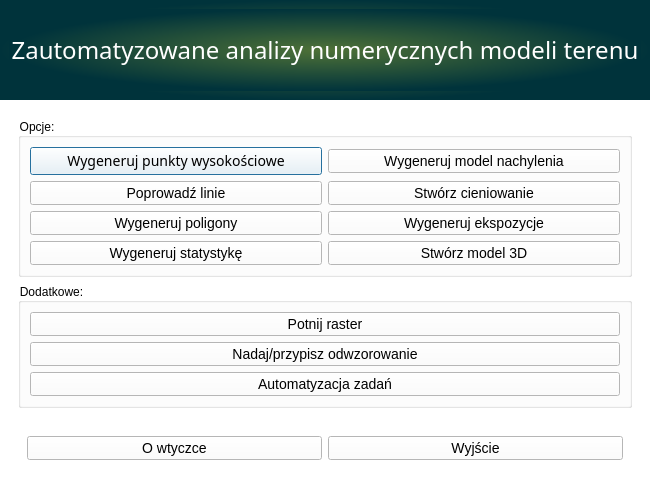
<?xml version="1.0" encoding="UTF-8"?>
<ui version="4.0">
 <class>mainui</class>
 <widget class="QDialog" name="mainui">
  <property name="enabled">
   <bool>true</bool>
  </property>
  <property name="geometry">
   <rect>
    <x>0</x>
    <y>0</y>
    <width>650</width>
    <height>487</height>
   </rect>
  </property>
  <property name="sizePolicy">
   <sizepolicy hsizetype="Expanding" vsizetype="Expanding">
    <horstretch>0</horstretch>
    <verstretch>0</verstretch>
   </sizepolicy>
  </property>
  <property name="minimumSize">
   <size>
    <width>650</width>
    <height>480</height>
   </size>
  </property>
  <property name="font">
   <font>
    <family>Segoe UI</family>
    <pointsize>10</pointsize>
    <weight>50</weight>
    <italic>false</italic>
    <bold>false</bold>
   </font>
  </property>
  <property name="windowTitle">
   <string>Analiza numerycznych modeli terenu</string>
  </property>
  <property name="accessibleName">
   <string notr="true"/>
  </property>
  <property name="styleSheet">
   <string notr="true">QComboBox {
	color: rgb(0,0,0);
}
* {
	background-color: rgb(255, 255, 255);
    font: 10pt &quot;Segoe UI&quot;; 
}

</string>
  </property>
  <property name="sizeGripEnabled">
   <bool>false</bool>
  </property>
  <property name="modal">
   <bool>false</bool>
  </property>
  <layout class="QGridLayout" name="gridLayout">
   <property name="sizeConstraint">
    <enum>QLayout::SetNoConstraint</enum>
   </property>
   <property name="leftMargin">
    <number>0</number>
   </property>
   <property name="topMargin">
    <number>0</number>
   </property>
   <property name="rightMargin">
    <number>0</number>
   </property>
   <property name="bottomMargin">
    <number>0</number>
   </property>
   <property name="spacing">
    <number>0</number>
   </property>
   <item row="0" column="0">
    <widget class="QFrame" name="frame">
     <property name="frameShape">
      <enum>QFrame::NoFrame</enum>
     </property>
     <property name="frameShadow">
      <enum>QFrame::Raised</enum>
     </property>
     <property name="lineWidth">
      <number>0</number>
     </property>
     <layout class="QVBoxLayout" name="verticalLayout">
      <property name="spacing">
       <number>0</number>
      </property>
      <property name="leftMargin">
       <number>0</number>
      </property>
      <property name="topMargin">
       <number>0</number>
      </property>
      <property name="rightMargin">
       <number>0</number>
      </property>
      <property name="bottomMargin">
       <number>0</number>
      </property>
      <item>
       <widget class="QWidget" name="widget" native="true">
        <property name="minimumSize">
         <size>
          <width>0</width>
          <height>100</height>
         </size>
        </property>
        <property name="maximumSize">
         <size>
          <width>16777215</width>
          <height>99999</height>
         </size>
        </property>
        <property name="autoFillBackground">
         <bool>false</bool>
        </property>
        <property name="styleSheet">
         <string notr="true">*{
background: qradialgradient(spread:pad, cx:0.5, cy:0.5, radius:0.5, fx:0.5, fy:0.5, stop:0 rgba(78, 113, 55, 255), stop:1 rgba(0, 51, 59, 255))
}</string>
        </property>
        <layout class="QHBoxLayout" name="horizontalLayout">
         <item>
          <widget class="QLabel" name="label">
           <property name="font">
            <font>
             <family>Samsung Sans</family>
             <pointsize>-1</pointsize>
             <weight>50</weight>
             <italic>false</italic>
             <bold>false</bold>
            </font>
           </property>
           <property name="styleSheet">
            <string notr="true">*{
font-family: &quot;Samsung Sans&quot;;
font-size: 24px;
color: #fff;
}</string>
           </property>
           <property name="text">
            <string>Zautomatyzowane analizy numerycznych modeli terenu</string>
           </property>
           <property name="alignment">
            <set>Qt::AlignCenter</set>
           </property>
          </widget>
         </item>
        </layout>
       </widget>
      </item>
      <item>
       <widget class="QFrame" name="frame_2">
        <property name="frameShape">
         <enum>QFrame::NoFrame</enum>
        </property>
        <property name="frameShadow">
         <enum>QFrame::Raised</enum>
        </property>
        <property name="lineWidth">
         <number>0</number>
        </property>
        <layout class="QVBoxLayout" name="verticalLayout_2">
         <item>
          <widget class="QFrame" name="frame">
           <property name="frameShape">
            <enum>QFrame::NoFrame</enum>
           </property>
           <layout class="QGridLayout" name="gridLayout_2">
            <item row="3" column="0">
             <widget class="QFrame" name="frame_3">
              <property name="frameShape">
               <enum>QFrame::NoFrame</enum>
              </property>
              <property name="frameShadow">
               <enum>QFrame::Raised</enum>
              </property>
              <layout class="QHBoxLayout" name="horizontalLayout_2">
               <item>
                <widget class="QPushButton" name="btn_about">
                 <property name="styleSheet">
                  <string notr="true">*{font-family: &quot;Samsung Sans&quot;;font-size: 14px;}
</string>
                 </property>
                 <property name="text">
                  <string>O wtyczce</string>
                 </property>
                </widget>
               </item>
               <item>
                <widget class="QPushButton" name="btn_exit">
                 <property name="styleSheet">
                  <string notr="true">*{font-family: &quot;Samsung Sans&quot;;font-size: 14px;}
</string>
                 </property>
                 <property name="text">
                  <string>Wyjście</string>
                 </property>
                </widget>
               </item>
              </layout>
             </widget>
            </item>
            <item row="1" column="0">
             <widget class="QGroupBox" name="groupBox">
              <property name="title">
               <string>Dodatkowe:</string>
              </property>
              <layout class="QVBoxLayout" name="verticalLayout_3">
               <item>
                <widget class="QPushButton" name="btn_split_raster">
                 <property name="styleSheet">
                  <string notr="true">*{font-family: &quot;Samsung Sans&quot;;font-size: 14px;}
</string>
                 </property>
                 <property name="text">
                  <string>Potnij raster</string>
                 </property>
                </widget>
               </item>
               <item>
                <widget class="QPushButton" name="btn_set_projection">
                 <property name="styleSheet">
                  <string notr="true">*{font-family: &quot;Samsung Sans&quot;;font-size: 14px;}
</string>
                 </property>
                 <property name="text">
                  <string>Nadaj/przypisz odwzorowanie</string>
                 </property>
                </widget>
               </item>
               <item>
                <widget class="QPushButton" name="btn_automatic">
                 <property name="styleSheet">
                  <string notr="true">*{font-family: &quot;Samsung Sans&quot;;font-size: 14px;}
</string>
                 </property>
                 <property name="text">
                  <string>Automatyzacja zadań</string>
                 </property>
                </widget>
               </item>
              </layout>
             </widget>
            </item>
            <item row="0" column="0">
             <widget class="QGroupBox" name="groupBox_3">
              <property name="title">
               <string>Opcje:</string>
              </property>
              <layout class="QGridLayout" name="gridLayout_3">
               <item row="0" column="0">
                <widget class="QPushButton" name="btn_gen_points">
                 <property name="font">
                  <font>
                   <family>Samsung Sans</family>
                   <pointsize>-1</pointsize>
                   <weight>50</weight>
                   <italic>false</italic>
                   <bold>false</bold>
                  </font>
                 </property>
                 <property name="styleSheet">
                  <string notr="true">*{font-family: &quot;Samsung Sans&quot;;font-size: 14px;}
</string>
                 </property>
                 <property name="text">
                  <string>Wygeneruj punkty wysokościowe</string>
                 </property>
                 <property name="default">
                  <bool>true</bool>
                 </property>
                </widget>
               </item>
               <item row="0" column="1">
                <widget class="QPushButton" name="btn_gen_slope">
                 <property name="styleSheet">
                  <string notr="true">*{font-family: &quot;Samsung Sans&quot;;font-size: 14px;}
</string>
                 </property>
                 <property name="text">
                  <string>Wygeneruj model nachylenia</string>
                 </property>
                </widget>
               </item>
               <item row="1" column="1">
                <widget class="QPushButton" name="btn_gen_hillshade">
                 <property name="styleSheet">
                  <string notr="true">*{font-family: &quot;Samsung Sans&quot;;font-size: 14px;}
</string>
                 </property>
                 <property name="text">
                  <string>Stwórz cieniowanie</string>
                 </property>
                </widget>
               </item>
               <item row="2" column="1">
                <widget class="QPushButton" name="btn_gen_exposition">
                 <property name="styleSheet">
                  <string notr="true">*{font-family: &quot;Samsung Sans&quot;;font-size: 14px;}
</string>
                 </property>
                 <property name="text">
                  <string>Wygeneruj ekspozycje</string>
                 </property>
                </widget>
               </item>
               <item row="3" column="1">
                <widget class="QPushButton" name="btn_gen_model3d">
                 <property name="styleSheet">
                  <string notr="true">*{font-family: &quot;Samsung Sans&quot;;font-size: 14px;}
</string>
                 </property>
                 <property name="text">
                  <string>Stwórz model 3D</string>
                 </property>
                </widget>
               </item>
               <item row="1" column="0">
                <widget class="QPushButton" name="btn_gen_lines">
                 <property name="styleSheet">
                  <string notr="true">*{font-family: &quot;Samsung Sans&quot;;font-size: 14px;}
</string>
                 </property>
                 <property name="text">
                  <string>Poprowadź linie</string>
                 </property>
                </widget>
               </item>
               <item row="2" column="0">
                <widget class="QPushButton" name="btn_gen_polygons">
                 <property name="styleSheet">
                  <string notr="true">*{font-family: &quot;Samsung Sans&quot;;font-size: 14px;}
</string>
                 </property>
                 <property name="text">
                  <string>Wygeneruj poligony</string>
                 </property>
                </widget>
               </item>
               <item row="3" column="0">
                <widget class="QPushButton" name="btn_gen_stat">
                 <property name="styleSheet">
                  <string notr="true">*{font-family: &quot;Samsung Sans&quot;;font-size: 14px;}
</string>
                 </property>
                 <property name="text">
                  <string>Wygeneruj statystykę</string>
                 </property>
                </widget>
               </item>
              </layout>
             </widget>
            </item>
            <item row="2" column="0">
             <spacer name="verticalSpacer_2">
              <property name="orientation">
               <enum>Qt::Vertical</enum>
              </property>
              <property name="sizeHint" stdset="0">
               <size>
                <width>20</width>
                <height>40</height>
               </size>
              </property>
             </spacer>
            </item>
           </layout>
          </widget>
         </item>
        </layout>
       </widget>
      </item>
     </layout>
    </widget>
   </item>
  </layout>
 </widget>
 <resources/>
 <connections>
  <connection>
   <sender>btn_exit</sender>
   <signal>clicked()</signal>
   <receiver>mainui</receiver>
   <slot>reject()</slot>
   <hints>
    <hint type="sourcelabel">
     <x>475</x>
     <y>447</y>
    </hint>
    <hint type="destinationlabel">
     <x>324</x>
     <y>243</y>
    </hint>
   </hints>
  </connection>
 </connections>
</ui>
